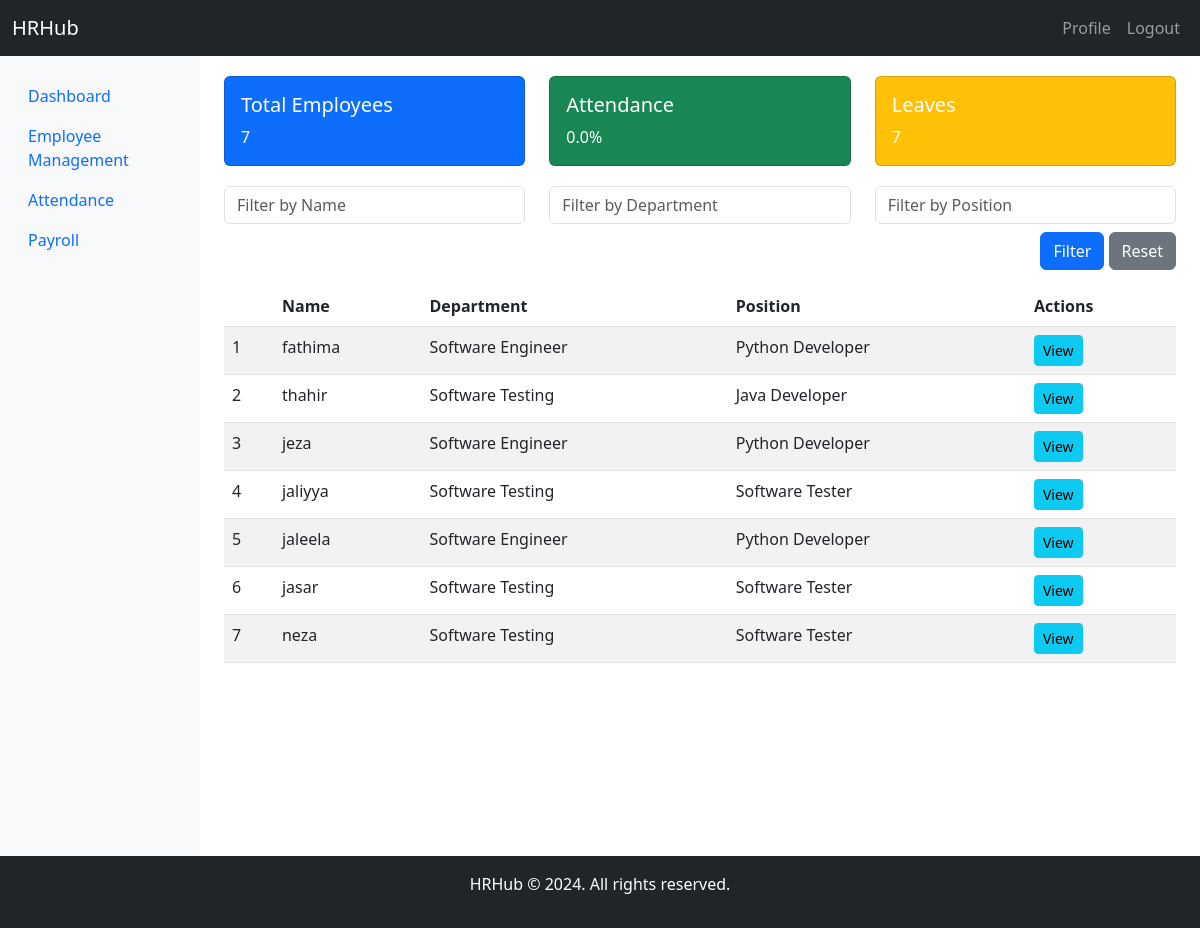
Page /dashboard/dash_view (signed in) on the earlier database version.
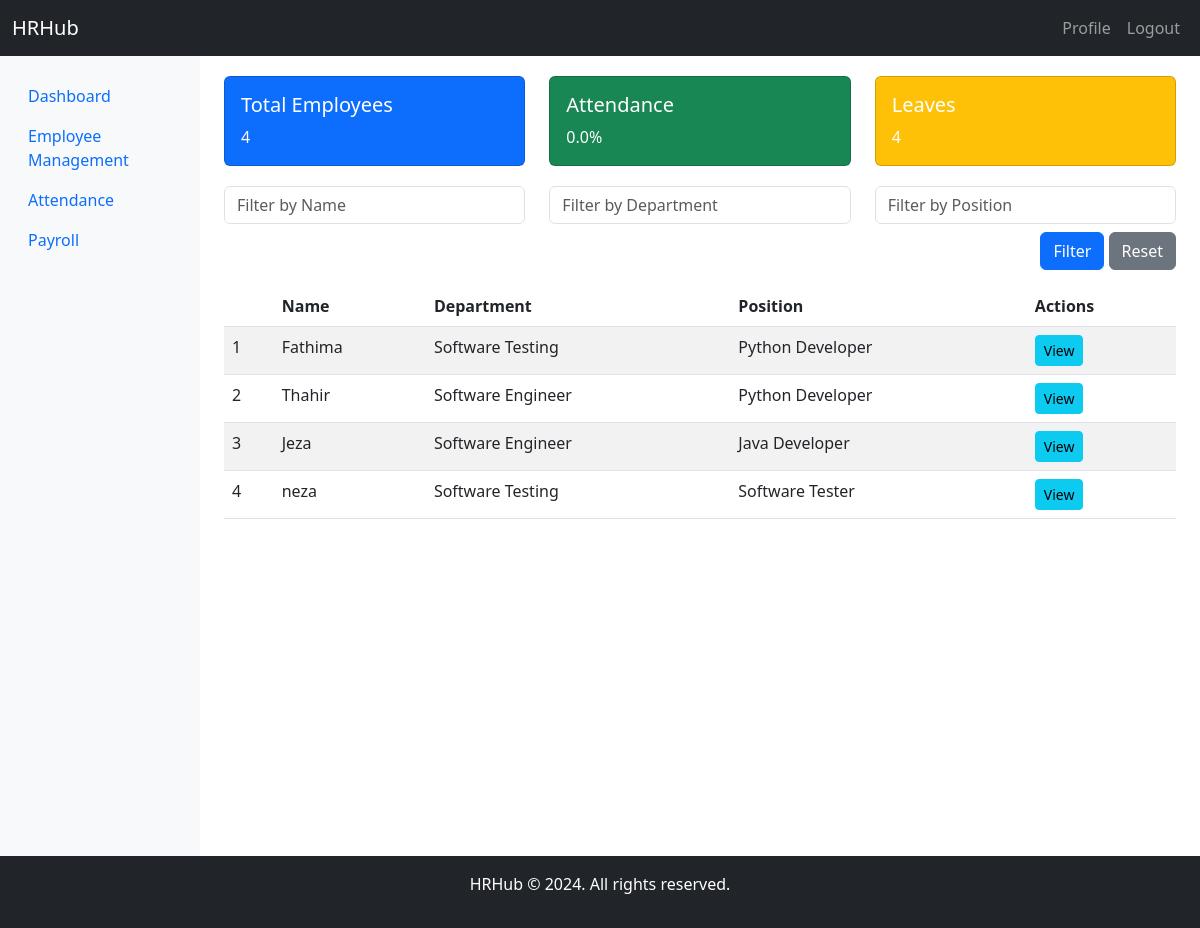
Same page on the later database version.
### employee_management/models.py (models this page shows, shortened)
class Employee(models.Model):
    STATUS_CHOICES = [
        ('Active', 'Active'),
        ('Probation', 'Probation'),
        ('Terminated', 'Terminated'),
        ('Retired', 'Retired'),
    ]
    employee_id = models.CharField(max_length=10, unique=True, blank=True, null=True)
    first_name = models.CharField(max_length=100)
    last_name = models.CharField(max_length=100)
    email = models.EmailField(unique=True)
    phone_number = models.CharField(max_length=15, blank=True, null=True)
    address = models.TextField(null=True, blank=True)
    date_of_birth = models.DateField(blank=True, null=True)
    date_of_joining = models.DateField()
    status = models.CharField(max_length=20, choices=STATUS_CHOICES, default='Active')
    department = models.ForeignKey(Department, on_delete=models.SET_NULL, null=True, related_name='employees')
    role = models.ForeignKey(Role, on_delete=models.SET_NULL, null=True, related_name='employees')
    manager = models.ForeignKey('self', on_delete=models.SET_NULL, null=True, blank=True, related_name='subordinates')
    profile_picture = models.ImageField(upload_to='profile_pictures/', blank=True, null=True)
    created_at = models.DateTimeField(auto_now_add=True)
    updated_at = models.DateTimeField(auto_now=True)
    basic_salary=models.IntegerField(default=50000)

class Department(models.Model):
    name = models.CharField(max_length=100, unique=True)
    description = models.TextField(blank=True, null=True)
    created_at = models.DateTimeField(auto_now_add=True)
    updated_at = models.DateTimeField(auto_now=True)
    def __str__(self):
        return self.name

class Role(models.Model):
    title = models.CharField(max_length=100, unique=True)
    description = models.TextField(blank=True, null=True)
    created_at = models.DateTimeField(auto_now_add=True)
    updated_at = models.DateTimeField(auto_now=True)
    def __str__(self):
        return self.title

### dashboard/views.py (the view)
# urls.py: path('dashboard/', include('dashboard.urls')),  # Route for dashboard
@login_required
def dashboard(request):
    employees = Employee.objects.all()
    name_query = request.GET.get('name', '').strip()
    department_query = request.GET.get('department', '').strip()
    role_query = request.GET.get('role', '').strip()
    if name_query:
        employees = employees.filter(first_name__icontains=name_query)
    if department_query:
        employees = employees.filter(department__name__icontains=department_query)
    if role_query:
        employees = employees.filter(role__title__icontains=role_query)
    total_employees = Employee.objects.count()
    today = timezone.now().date()
    total_present_today = Attendance.objects.filter(date=today, status='Present').values('employee').distinct().count()
    total_absent_today = total_employees - Attendance.objects.filter(date=today).values('employee').distinct().count()
    attendance_percentage_today = (total_present_today / total_employees * 100) if total_employees > 0 else 0
    context = {
        'total_employees': total_employees,
        'total_present': total_present_today,
        'total_absent': total_absent_today,
        'attendance_percentage': round(attendance_percentage_today, 2),  # Rounded to 2 decimal places
        'employees': employees,
    }
    return render(request, 'dashboard/dashboard.html', context)

### dashboard/templates/dashboard/dashboard.html (shortened to what this page needs)
<!DOCTYPE html>
<html lang="en">
<head>
    <link href="https://cdn.jsdelivr.net/npm/bootstrap@5.3.0/dist/css/bootstrap.min.css" rel="stylesheet">
</head>
<body>
    {% include 'topbar.html' %}
    <div class="container-fluid">
        <div class="row">
            {% include 'sidebar.html' %}
            {% block content %}
            <main class="col-md-9 ms-sm-auto col-lg-10 px-md-4 content" >
                <div class="row">
                    <div class="col-md-4">
                        <div class="card text-white bg-primary">
                            <div class="card-body">
                                <h5 class="card-title">Total Employees</h5>
                                <p class="card-text">{{ total_employees }}</p>
                            </div>
                        </div>
                    </div>
                    <div class="col-md-4">
                        <div class="card text-white bg-success">
                            <div class="card-body">
                                <h5 class="card-title">Attendance</h5>
                                <p class="card-text">{{ attendance_percentage }}%</p>
                            </div>
                        </div>
                    </div>
                    <div class="col-md-4">
                        <div class="card text-white bg-warning">
                            <div class="card-body">
                                <h5 class="card-title">Leaves</h5>
                                <p class="card-text">{{ total_absent }}</p>
                            </div>
                        </div>
                    </div>
                </div>
<form method="GET" action="" class="mb-3">
    <div class="row">
        <div class="col-md-4">
            <input type="text" name="name" class="form-control" placeholder="Filter by Name" value="{{ request.GET.name }}">
        </div>
        <div class="col-md-4">
            <input type="text" name="department" class="form-control" placeholder="Filter by Department" value="{{ request.GET.department }}">
        </div>
        <div class="col-md-4">
            <input type="text" name="role" class="form-control" placeholder="Filter by Position" value="{{ request.GET.role }}">
        </div>
    </div>
    <div class="row mt-2">
        <div class="col-md-12 text-end">
            <button type="submit" class="btn btn-primary">Filter</button>
            <a href="{% url 'dashboard:dash_view' %}" class="btn btn-secondary">Reset</a>
        </div>
    </div>
</form>
                <table class="table table-striped">
                    <thead>
                        <tr>
                            <th></th>
                            <th>Name</th>
                            <th>Department</th>
                            <th>Position</th>
                            <th>Actions</th>
                        </tr>
                    </thead>
                    <tbody>
                        {% for employee in employees %}
                        <tr>
                             <td>{{ forloop.counter }}</td>
                            <td>{{ employee.first_name }}</td>
                            <td>{{ employee.department }}</td>
                            <td>{{ employee.role }}</td>
                            <td>
                            <a href="{% url 'dashboard:employee_data' employee.pk %}" class="btn btn-sm btn-info">View</a>
                            </td>
                        </tr>
                        {% empty %}
                        <tr>
                            <td colspan="5" class="text-center">No employees found</td>
                        </tr>
                        {% endfor %}
                    </tbody>
                </table>
            </main>
            {% endblock %}
        </div>
    </div>
    {% include 'footer.html' %}
</body>
</html>

### templates/topbar.html (shortened to what this page needs)
<!DOCTYPE html>
<html lang="en">
<head>
    <link href="https://cdn.jsdelivr.net/npm/bootstrap@5.3.0/dist/css/bootstrap.min.css" rel="stylesheet">
</head>
<body>
    <nav class="navbar navbar-expand-lg navbar-dark bg-dark">
        <div class="container-fluid">
            <a class="navbar-brand" href="#">HRHub</a>
            <div class="collapse navbar-collapse" id="navbarNav">
                <ul class="navbar-nav ms-auto">
                    <li class="nav-item">
                        <a class="nav-link" href="{% url 'user_profile:profile_view' %}">Profile</a>
                    </li>
                    <li class="nav-item">
                        <a class="nav-link" href="{% url 'user_auth:logout' %}">Logout</a>
                    </li>
                </ul>
            </div>
        </div>
    </nav>
</body>
</html>

### templates/sidebar.html (shortened to what this page needs)
<!DOCTYPE html>
<html lang="en">
<head>
    <link href="https://cdn.jsdelivr.net/npm/bootstrap@5.3.0/dist/css/bootstrap.min.css" rel="stylesheet">
</head>
<body>
            <nav class="col-md-2 d-none d-md-block bg-light sidebar">
                <div class="position-sticky">
                    <ul class="nav flex-column">
                        <li class="nav-item">
                            <a class="nav-link active" aria-current="page" href="{% url 'dashboard:dash_view' %}" >Dashboard</a>
                        </li>
                        <li class="nav-item">
                            <a class="nav-link" href="{% url 'employee_management:employee_list' %}">Employee Management</a>
                        </li>
                        <li class="nav-item">
                            <a class="nav-link" href="{% url 'attendance_tracking:mark_attendance' %}" >Attendance</a>
                        </li>
                        <li class="nav-item">
                            <a class="nav-link" href="{% url 'payroll:payroll_list' %}" >Payroll</a>
                        </li>
                    </ul>
                </div>
            </nav>
</body>
</html>

### templates/footer.html
<footer class="bg-dark text-white text-center py-3">
    <p>HRHub &copy; 2024. All rights reserved.</p>
</footer>

### dashboard/templates/dashboard/dashboard.html (style rules this page uses)
body { min-height: 100vh; display: flex; flex-direction: column; }
.sidebar { height: 100vh; position: sticky; top: 0; padding-top: 20px; }
.content { flex: 1; padding: 20px; }
.card { margin-bottom: 20px; }

### templates/topbar.html (style rules this page uses)
body { min-height: 100vh; display: flex; flex-direction: column; }
.sidebar { height: 100vh; position: sticky; top: 0; padding-top: 20px; }
.content { flex: 1; padding: 20px; }
.card { margin-bottom: 20px; }

### templates/sidebar.html (style rules this page uses)
body { min-height: 100vh; display: flex; flex-direction: column; }
.sidebar { height: 100vh; position: sticky; top: 0; padding-top: 20px; }
.content { flex: 1; padding: 20px; }
.card { margin-bottom: 20px; }

Differences in the rows shown:
removed Employee: first_name "fathima", department "Software Engineer", role "Python Developer"
removed Employee: first_name "thahir", department "Software Testing", role "Java Developer"
removed Employee: first_name "jeza", department "Software Engineer", role "Python Developer"
removed Employee: first_name "jaliyya", department "Software Testing", role "Software Tester"
removed Employee: first_name "jaleela", department "Software Engineer", role "Python Developer"
removed Employee: first_name "jasar", department "Software Testing", role "Software Tester"
added Employee: first_name "Fathima", department "Software Testing", role "Python Developer"
added Employee: first_name "Thahir", department "Software Engineer", role "Python Developer"
added Employee: first_name "Jeza", department "Software Engineer", role "Java Developer"
Other differences:
{{ total_employees }}: "7" → "4"
{{ total_absent }}: "7" → "4"
